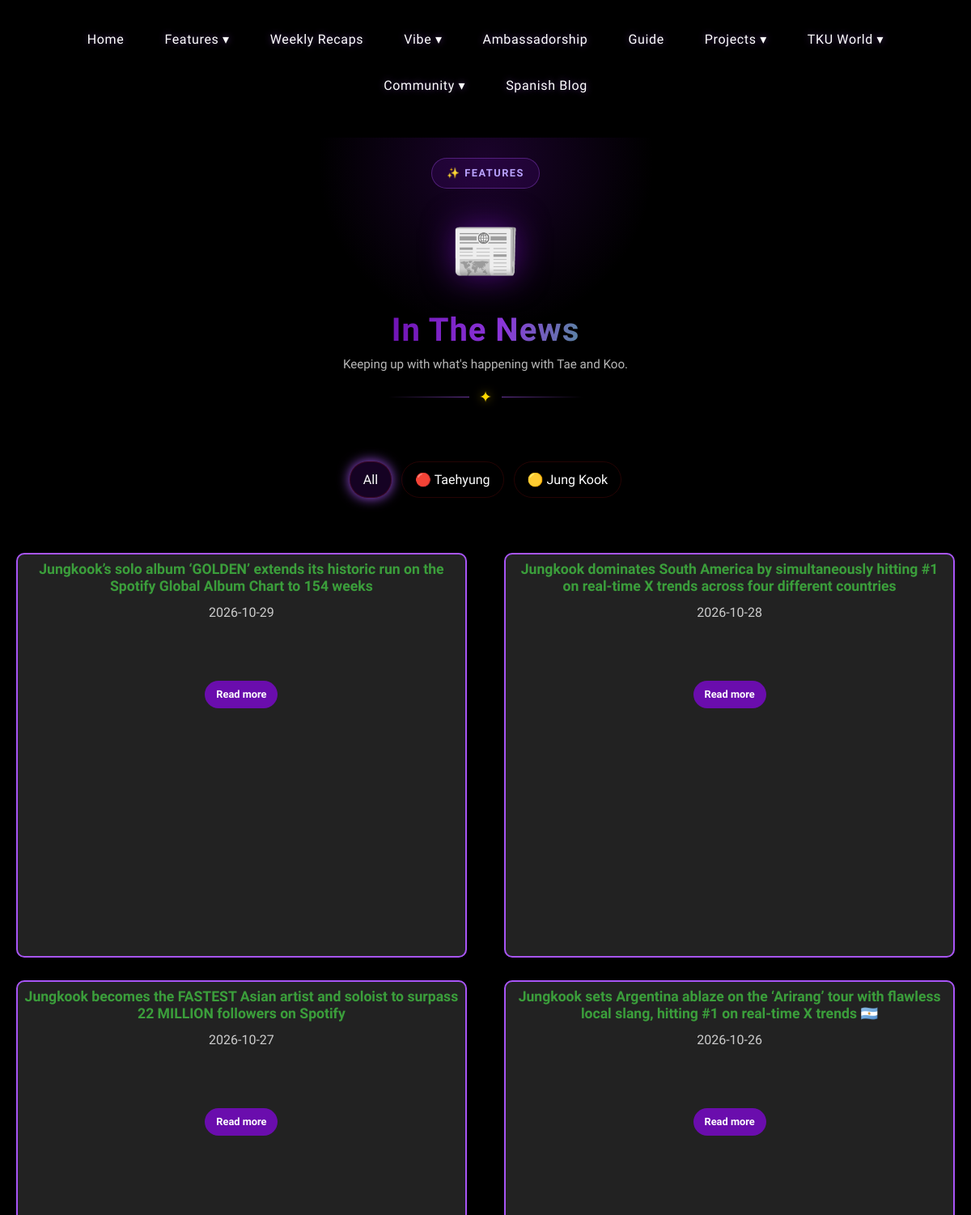
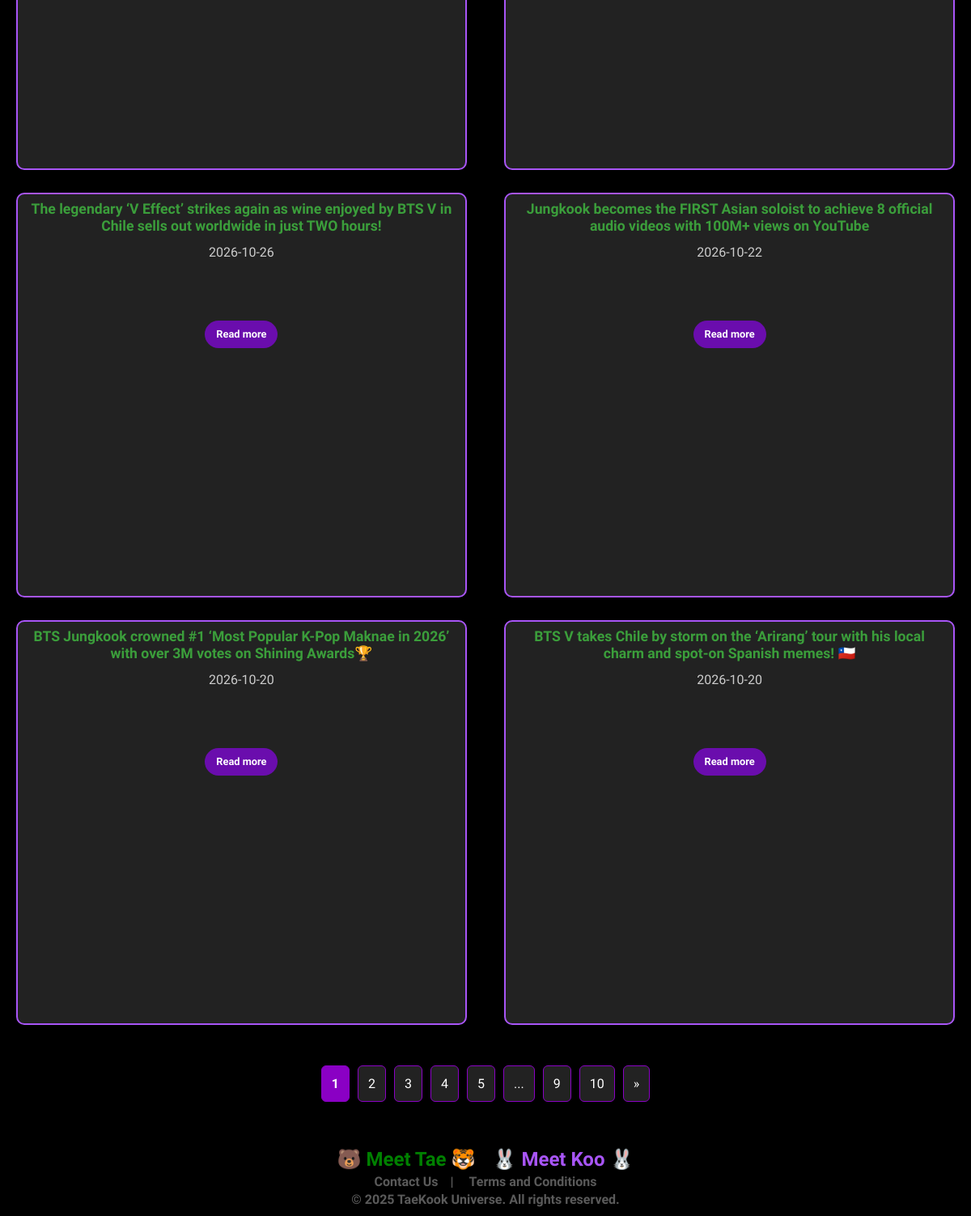
/inthenews, run on the app's committed database (2 pictures, top to bottom).
### models.py (models this page shows, shortened)
class InTheNews(db.Model):
    __tablename__ = 'inthenews'
    id = db.Column(db.Integer, primary_key=True)
    date = db.Column(db.String(50), nullable=False)
    artist = db.Column(db.String(100), nullable=False)
    title = db.Column(db.String(200), nullable=False)
    image = db.Column(db.String(255), nullable=False)
    description = db.Column(db.Text, nullable=True)
    link = db.Column(db.String(255), nullable=True)

### routes/updates.py (the view)
@updates_bp.route('/inthenews')
def inthenews():
    page = request.args.get('page', 1, type=int)
    artist = request.args.get('artist')
    query = InTheNews.query
    if artist: query = query.filter((InTheNews.artist == artist) | (InTheNews.artist == "TaeKook"))
    pagination = query.order_by(InTheNews.date.desc()).paginate(page=page, per_page=8, error_out=False)
    song_file, song_name = get_page_music("inthenews")
    return render_template("inthenews.html", inthenews=pagination.items, pagination=pagination, endpoint="updates.inthenews", song_file=song_file, song_name=song_name)

### helpers.py (called while the page is built)
def get_page_music(page_name):
    music = BackgroundMusic.query.filter_by(
        page_name=page_name
    ).first()
    return (
        music.file_name if music else "default.mp3",
        music.song_name if music else "Default Song"
    )

### routes/games.py (called while the page is built)
@games_bp.app_context_processor
def inject_halloween_flag():
    return {
        "halloween_hunt_active": (
            request.path == "/halloween-hunt" or
            request.cookies.get("halloween_hunt_active") == "true"
        )
    }

### templates/inthenews.html (shortened to what this page needs)
{% extends "00.base.html" %}
{% block extra_css %}
<link rel="stylesheet" href="{{ url_for('static', filename='css/features.css') }}">
{% endblock %}
{% from "components/filters.html" import category_filters %}
{% block content %}
<div class="main-content">
    <div class="features-hero">
        <div class="features-badge">✨ FEATURES</div>
        <div class="hero-icon">📰</div>
        <h1 class="features-title">In The News</h1>
        <p class="features-tagline">Keeping up with what's happening with Tae and Koo.</p>
        <div class="hero-divider">
            <span></span>
            <i>✦</i>
            <span></span>
        </div>
    </div>
    {{ category_filters(endpoint) }}
    <div class="inthenews-cards">
        {% for news in inthenews %}
        <div class="inthenews-card" data-artist="{{ news.artist }}">
            <div class="card-header">
                <h2 class="title">{{ news.title }}</h2>
                <p class="date">
                    {{ news.date.strftime('%B %d, %Y') if news.date.__class__.__name__ == 'date' else news.date }}
                </p>
            </div>
            <div class="card-body">
                {% if "instagram.com" in news.image %}
                    <div class="instagram-wrapper">
                    </div>
                {% else %}
                    <img src="{{ news.image }}" alt="{{ news.title }}">
                {% endif %}
                {% if news.link %}
                <a class="read-more" href="{{ news.link }}" target="_blank">Read more</a>
                {% endif %}
            </div>
        </div>
        {% endfor %}
    </div>
    {% include "components/pagination.html" with context %}
</div>
{% endblock %}

### static/css/global.css (style rules this page uses)
*,*::before,*::after { box-sizing:border-box; }
html { scroll-behavior:smooth; height:100%; }
body { min-height:100vh; margin:0; padding:0; display:flex; flex-direction:column; background:#000; color:#fff; font-family:'Fira Sans Condensed',sans-serif; line-height:1.7; }
.hero-icon { font-size:70px; margin-bottom:15px; color:#FFD700; animation:floatHero 3s ease-in-out infinite; filter:drop-shadow(0 0 20px rgba(106,13,173,.7)); }
.hero-divider { display:flex; align-items:center; justify-content:center; gap:12px; width:240px; height:18px; margin:20px auto 0; position:relative; z-index:2; }
.hero-divider span { display:block; flex:1; height:1px; min-width:0; background:linear-gradient( 90deg, transparent, rgba(168,85,247,.65) ); }
.hero-divider span:last-child { background:linear-gradient( 90deg, rgba(168,85,247,.65), transparent ); }
.hero-divider i { display:block; flex:0 0 auto; font-family:serif; font-size:1.2rem; font-style:normal; line-height:1; color:#FFD700; text-shadow:0 0 12px rgba(255,215,0,.5); }
.main-content { display: flex; flex-direction: column; justify-content: flex-start; align-items: center; width: 100%; position: relative; text-align: center; padding: 2vh 0; flex: 1; margin: 0 auto; z-index: 1; background: transparent; }

### data on the page
InTheNews: title "Jungkook’s solo album ‘GOLDEN’ extends its historic run on the Spotify Global Album Chart to 154 weeks", date "2026-10-29"
InTheNews: title "Jungkook dominates South America by simultaneously hitting #1 on real-time X trends across four different countries", date "2026-10-28"
InTheNews: title "Jungkook becomes the FASTEST Asian artist and soloist to surpass 22 MILLION followers on Spotify", date "2026-10-27"
InTheNews: title "Jungkook sets Argentina ablaze on the ‘Arirang’ tour with flawless local slang, hitting #1 on real-time X trends 🇦🇷", date "2026-10-26"
InTheNews: title "The legendary ‘V Effect’ strikes again as wine enjoyed by BTS V in Chile sells out worldwide in just TWO hours!", date "2026-10-26"
InTheNews: title "Jungkook becomes the FIRST Asian soloist to achieve 8 official audio videos with 100M+ views on YouTube", date "2026-10-22"
InTheNews: title "BTS Jungkook crowned #1 ‘Most Popular K-Pop Maknae in 2026’ with over 3M votes on Shining Awards🏆", date "2026-10-20"
InTheNews: title "BTS V takes Chile by storm on the ‘Arirang’ tour with his local charm and spot-on Spanish memes! 🇨🇱", date "2026-10-20"

### other printed values
{{ page_num }} "1"
{{ page_num }} "2" "3" "4" "5" "9" "10"
